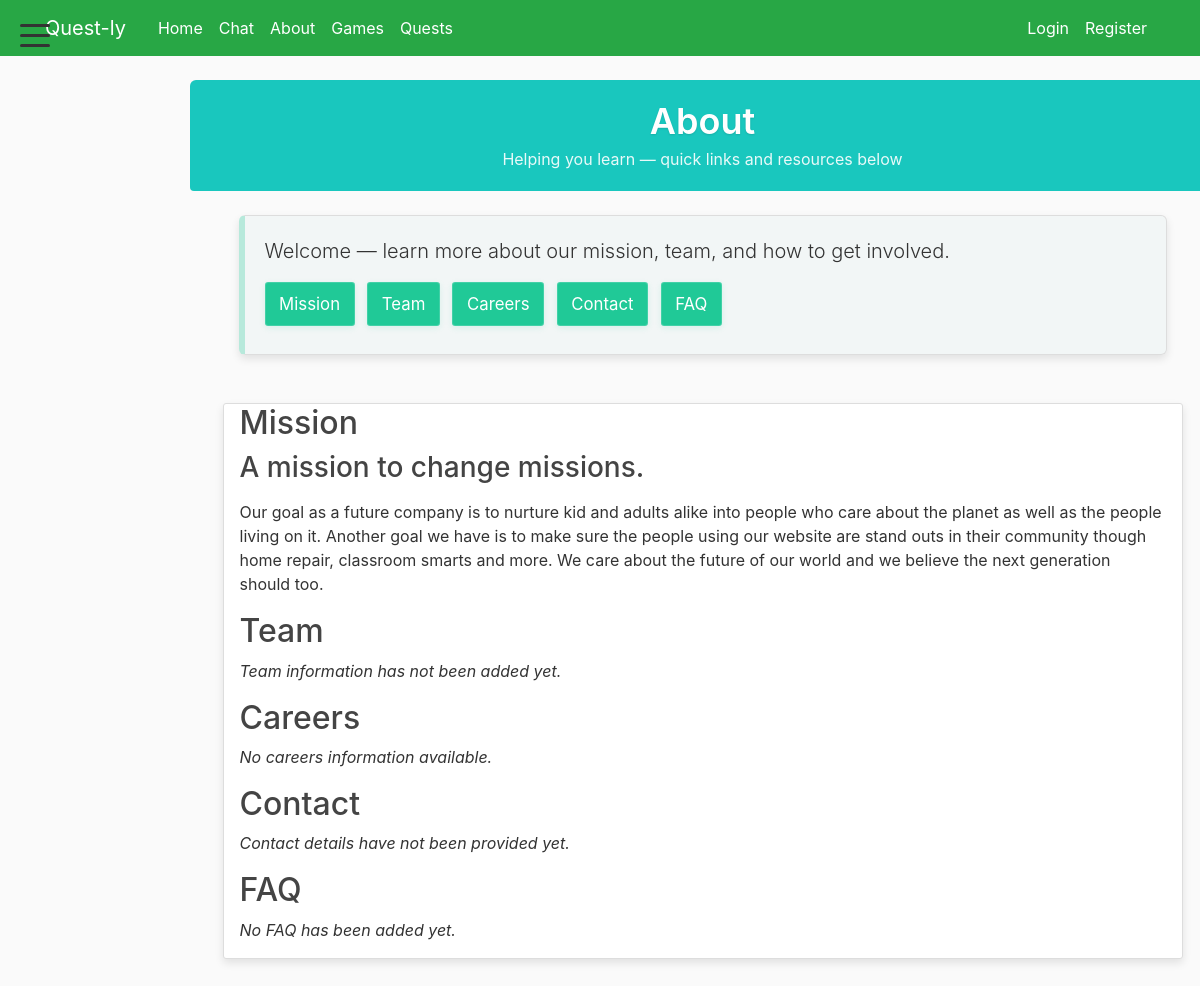
The app's page /blog/about/ with its own data.
### blog/models.py (models this page shows, shortened)
class SiteSectionItem(models.Model):
    SECTION_MISSION = 'mission'
    SECTION_TEAM = 'team'
    SECTION_CAREER = 'career'
    SECTION_CONTACT = 'contact'
    SECTION_FAQ = 'faq'
    SECTION_CHOICES = [
        (SECTION_MISSION, 'Mission'),
        (SECTION_TEAM, 'Team'),
        (SECTION_CAREER, 'Career'),
        (SECTION_CONTACT, 'Contact'),
        (SECTION_FAQ, 'FAQ'),
    ]
    section = models.CharField(max_length=32, choices=SECTION_CHOICES)
    title = models.CharField(max_length=200)
    description = models.TextField(blank=True, default='')
    is_current = models.BooleanField(default=False, help_text='Mark this item as the current/active one for this section')
    created_at = models.DateTimeField(auto_now_add=True)
    class Meta:
        ordering = ['-created_at']

### blog/views.py (the view)
# urls.py: path('about/', views.about, name='blog-about'),
def about(request):
    current_mission = SiteSectionItem.objects.filter(section=SiteSectionItem.SECTION_MISSION, is_current=True).first()
    current_team = SiteSectionItem.objects.filter(section=SiteSectionItem.SECTION_TEAM, is_current=True).first()
    current_career = SiteSectionItem.objects.filter(section=SiteSectionItem.SECTION_CAREER, is_current=True).first()
    current_contact = SiteSectionItem.objects.filter(section=SiteSectionItem.SECTION_CONTACT, is_current=True).first()
    current_faq = SiteSectionItem.objects.filter(section=SiteSectionItem.SECTION_FAQ, is_current=True).first()
    return render(request, 'blog/about.html', {
        'title': 'About',
        'current_mission': current_mission,
        'current_team': current_team,
        'current_career': current_career,
        'current_contact': current_contact,
        'current_faq': current_faq,
    })

### blog/context_processors.py (called while the page is built)
def all_courses(request):
    try:
        courses = Course.objects.all()
    except Exception:
        courses = []
    return {'all_courses': courses}

def home_url(request):
    try:
        if getattr(request.user, 'is_authenticated', False):
            profile = getattr(request.user, 'profile', None)
            user_type = getattr(profile, 'user_type', None)
            if getattr(request.user, 'is_superuser', False) or user_type == 'teacher':
                return {'home_url': reverse('teachers')}
            if user_type == 'student':
                return {'home_url': reverse('students')}
            if user_type == 'parent':
                return {'home_url': reverse('parents')}
    except Exception:
        pass
    return {'home_url': reverse('home')}

### blog/models.py (called while the page is built)
    def get_absolute_url(self):
        return reverse('task-detail', kwargs={'task_id': self.pk})

### blog/templates/blog/about.html (shortened to what this page needs)
{% extends "blog/base.html" %}
{% block content %}
    <section class="about-hero" aria-label="About hero">
        <div class="hero-inner">
            <h1>About</h1>
            <p class="hero-sub">Helping you learn — quick links and resources below</p>
        </div>
    </section>
    <div class="about-container">
        <section class="about-intro content-section">
            <p class="lead">Welcome — learn more about our mission, team, and how to get involved.</p>
            <nav class="about-links">
                <a href="#mission" class="btn btn-outline-light btn-sm">Mission</a>
                <a href="#team" class="btn btn-outline-light btn-sm">Team</a>
                <a href="#careers" class="btn btn-outline-light btn-sm">Careers</a>
                <a href="#contact" class="btn btn-outline-light btn-sm">Contact</a>
                <a href="#faq" class="btn btn-outline-light btn-sm">FAQ</a>
            </nav>
        </section>
    </div>
    <div class="about-container content-section">
        <section id="mission">
            <h2>Mission</h2>
            {% if current_mission %}
                <h3>{{ current_mission.title }}</h3>
                <p>{{ current_mission.description|linebreaks }}</p>
            {% else %}
                <p><em>No mission has been set yet.</em></p>
            {% endif %}
        </section>
        <section id="team">
            <h2>Team</h2>
            {% if current_team %}
                <h3>{{ current_team.title }}</h3>
                <p>{{ current_team.description|linebreaks }}</p>
            {% else %}
                <p><em>Team information has not been added yet.</em></p>
            {% endif %}
        </section>
        <section id="careers">
            <h2>Careers</h2>
            {% if current_career %}
                <h3>{{ current_career.title }}</h3>
                <p>{{ current_career.description|linebreaks }}</p>
            {% else %}
                <p><em>No careers information available.</em></p>
            {% endif %}
        </section>
        <section id="contact">
            <h2>Contact</h2>
            {% if current_contact %}
                <h3>{{ current_contact.title }}</h3>
                <p>{{ current_contact.description|linebreaks }}</p>
            {% else %}
                <p><em>Contact details have not been provided yet.</em></p>
            {% endif %}
        </section>
        <section id="faq">
            <h2>FAQ</h2>
            {% if current_faq %}
                <h3>{{ current_faq.title }}</h3>
                <p>{{ current_faq.description|linebreaks }}</p>
            {% else %}
                <p><em>No FAQ has been added yet.</em></p>
            {% endif %}
        </section>
    </div>
{% endblock content %}

### blog/static/blog/main.css (style rules this page uses)
body { background: #fafafa; color: #333333; margin-top: 5rem; }
h1, h2, h3, h4, h5, h6 { color: #444444; }
.content-section { background: #ffffff; padding: 10px 20px; border: 1px solid #dddddd; border-radius: 3px; margin-bottom: 20px; box-shadow: 0 4px 8px rgba(0, 0, 0, 0.1); }
.about-container { max-width: 960px; margin: 1.5rem auto 3rem; padding: 0 1rem; }
.about-intro { background: rgba(0, 128, 128, 0.03); border-left: 6px solid rgba(32, 201, 151, 0.28); padding: 1.25rem 1.25rem; border-radius: 6px; }
.about-links { margin-top: 0.75rem; }
.about-links a { margin-right: 0.5rem; margin-bottom: 0.5rem; }
.about-hero { background: rgba(32,201,151,0.18); color: #ffffff; padding: 1.25rem 0.75rem; margin: 0 -1.5rem 1rem -1.5rem; display: flex; align-items: center; justify-content: center; text-align: center; border-radius: 6px 6px 4px 4px; }
.about-hero .hero-inner { max-width: 1100px; width: 100%; padding: 0 1rem; }
.about-hero h1 { margin: 0; font-size: 2.25rem; font-weight: 600; color: #fff; text-shadow: 0 1px 2px rgba(0,0,0,0.12); }
.about-hero .hero-sub { margin: 0.25rem 0 0; color: rgba(255,255,255,0.9); }
.about-links .btn { background-color: #20c997; color: #ffffff !important; border-color: rgba(255,255,255,0.15); font-size: 1.05rem; padding: 0.525rem 0.85rem; margin-right: 0.5rem; margin-bottom: 0.5rem; box-shadow: 0 2px 6px rgba(32,201,151,0.12); }

### blog/templates/blog/about.html (style rules this page uses)
.about-hero { background: rgb(25, 199, 190); color: #fff; padding: 1.25rem 0.75rem; margin: 0 -1.5rem 1rem -1.5rem; display:flex; align-items:center; justify-content:center; text-align:center; border-radius:6px 6px 4px 4px; }
.about-hero .hero-inner { max-width:1100px; width:100%; padding:0 1rem; }
.about-hero h1 { margin:0; font-size:2.25rem; font-weight:600; color:#fff; text-shadow:0 1px 2px drgba(0,0,0,0.12); }
.about-hero .hero-sub { margin:0.25rem 0 0; color:rgba(255,255,255,0.9); }
.about-links .btn { background-color:#20c997; color:#ffffff !important; border-color:rgba(255,255,255,0.15); font-size:1.05rem; padding:0.525rem 0.85rem; margin-right:0.5rem; margin-bottom:0.5rem; box-shadow:0 2px 6px rgba(32,201,151,0.12); }

### records on screen
SiteSectionItem: title "A mission to change missions.", description "Our goal as a future company is to nurture kid and adults alike into people who care about the planet as well as the people living on it. Another goal we have is to make sure the people using our website are stand outs in their community though home repair, classroom smarts and more. We care about the future of our world and we believe the next generation should too."
